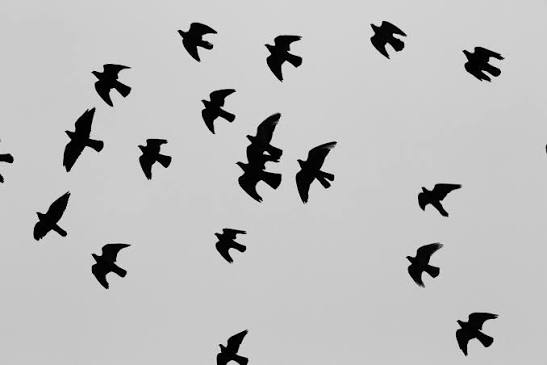
#> input picture OpenCV Course/LESSON 9 - Contours/Data/burung1.jpg, 547 x 365 px
$ python 'Coba coba.py'
#> lines starting #> are read from the running program, lines starting #| are printed output that depends on the picture; after the words box and inside, x2 and y2 are one past the last pixel; in counts of white or black regions, pixels touching at a corner belong together
import os

import cv2

img = cv2.imread(os.path.join('.','Data', 'burung1.jpg'))
#> img is the input picture: shape (365, 547, 3); min 0, max 251, mean 188.8

img_gray = cv2.cvtColor(img, cv2.COLOR_BGR2GRAY)

ret, thresh = cv2.threshold(img_gray, 127, 255, cv2.THRESH_BINARY_INV)
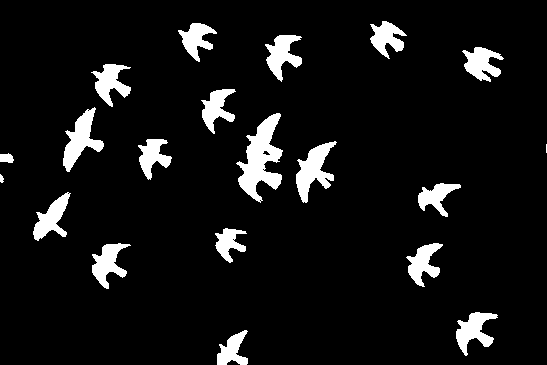
#> thresh: shape (365, 547); 7.6% white; 20 white regions (1 under 20 px)

contours, hierarchy = cv2.findContours(thresh, cv2.RETR_TREE, cv2.CHAIN_APPROX_SIMPLE)
#> contours = 26 contours, 7 with area under 20; largest, box (x1, y1, x2, y2) and area: (236, 113, 283, 203) 1889, (296, 141, 337, 203) 1074, (63, 107, 104, 172) 1024, (456, 312, 498, 356) 812, (265, 35, 302, 82) 806

img_contour = img.copy()
img_rectangle = img.copy()

for cnt in contours:
    if cv2.contourArea(cnt) > 200:
        cv2.drawContours(img_contour, cnt, -1, (0,255, 0), 1)

        x1, y1, w, h = cv2.boundingRect(cnt)
        cv2.rectangle(img_rectangle, (x1, y1), (x1 + w, y1 + h), (0,255,0), 2)
#> this loop made 26 passes
#> (x1, y1, w, h) on passes 1, 2, 3, 4, 5, 7, 9, 13, 14, 15, 19, 21: (217, 330, 31, 35), (456, 312, 42, 44), (406, 243, 37, 44), (92, 243, 39, 46), (215, 228, 32, 35), (33, 192, 38, 49), (418, 183, 43, 34), (296, 141, 41, 62), (138, 139, 34, 41), (236, 113, 47, 90), (63, 107, 41, 65), (201, 89, 35, 45)
#> cnt on passes 6, 8, 12, 16, 17, 20: [[232, 239], [233, 238], [234, 239], [233, 240]], [[67, 193], [68, 192], [69, 193], [68, 194]], [[546, 144], [546, 152]], [[259, 200], [260, 199], [261, 200], [260, 201]], [[262, 169], [263, 168], [264, 169], [263, 170]], [[87, 110], [88, 109], [89, 110], [88, 111]]
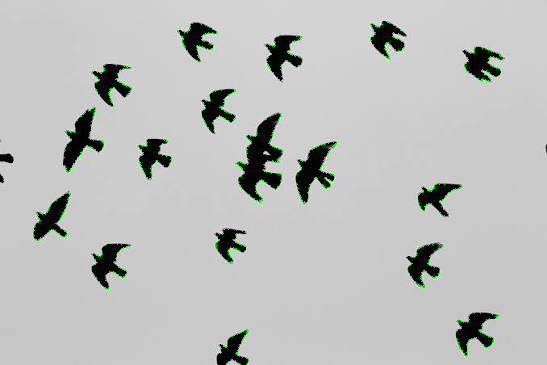
#> img_contour: shape (365, 547, 3); 0.76% of pixels changed, all inside (x1, y1, x2, y2) = (33, 21, 504, 365)
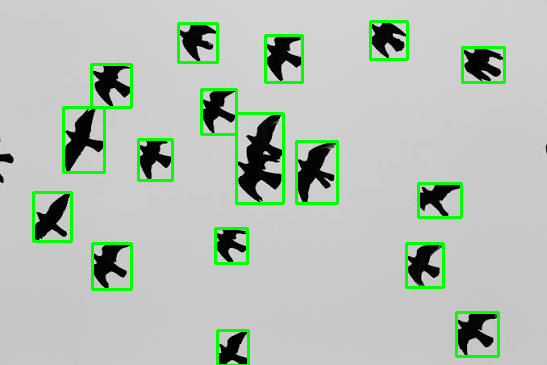
#> img_rectangle: shape (365, 547, 3); 4.22% of pixels changed, all inside (x1, y1, x2, y2) = (32, 20, 506, 365)

cv2.imshow('img_contour', img_contour)
cv2.imshow("img_rectangle", img_rectangle)
cv2.imshow('thresh', thresh)
cv2.waitKey(0)
